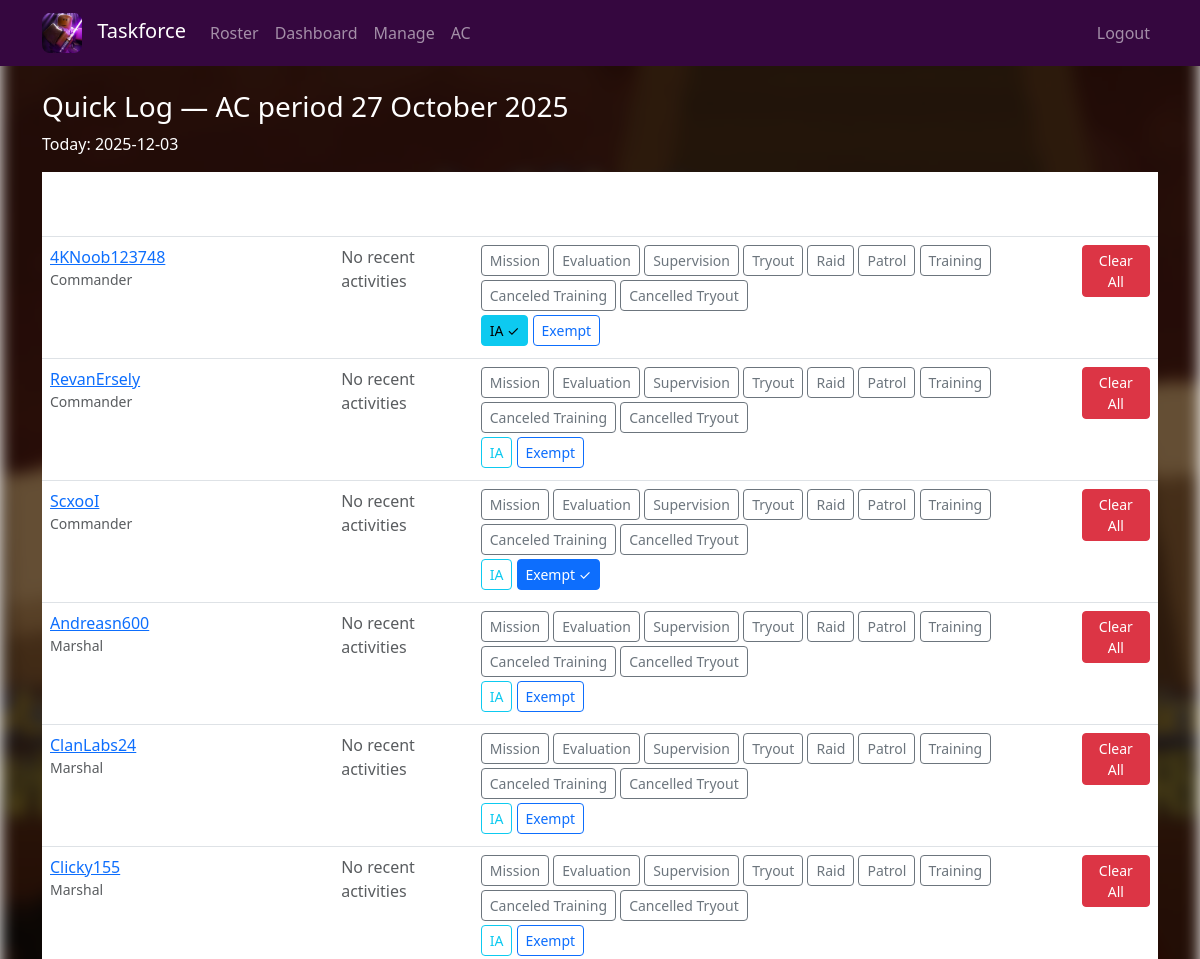
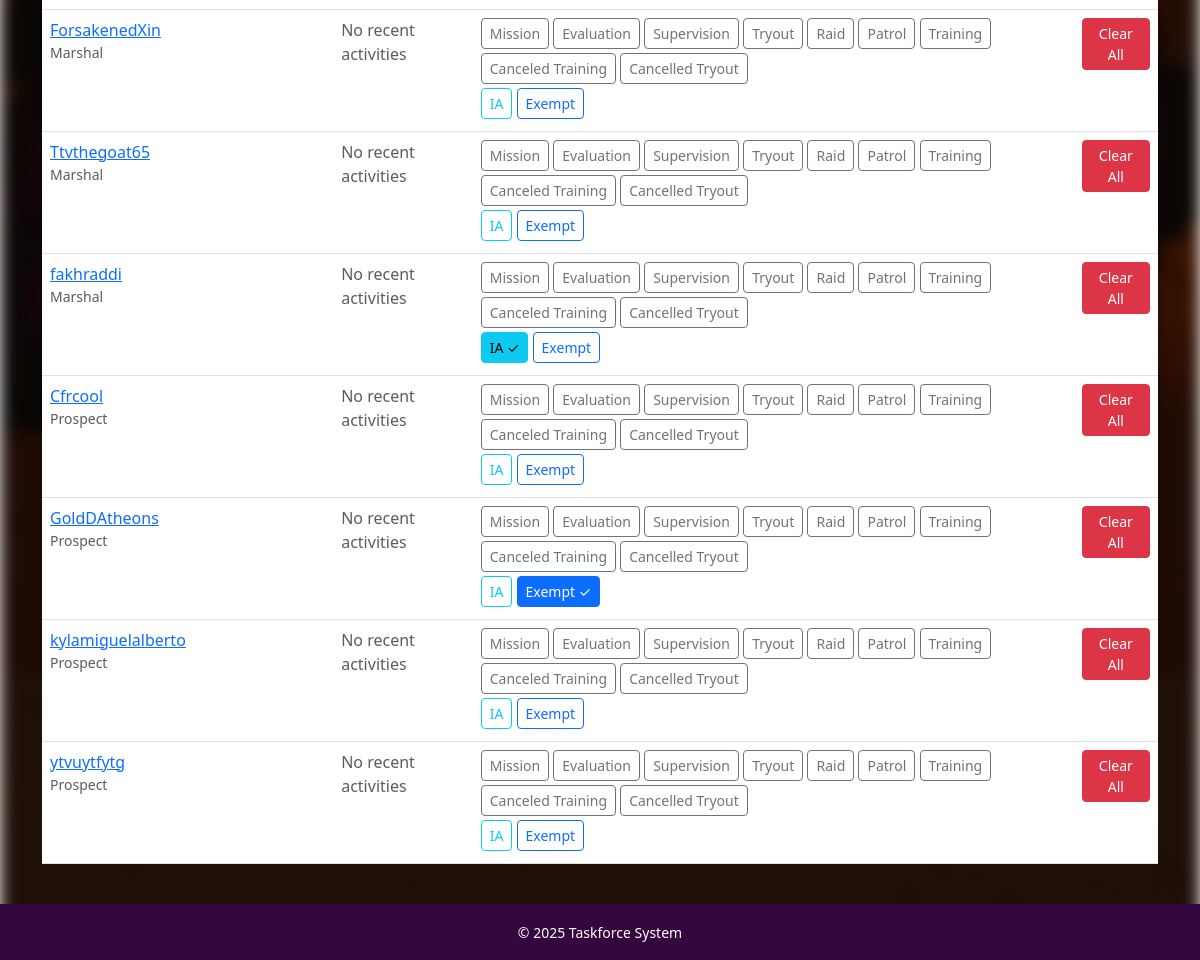
The app's page /ac/quick_log (signed in), older data (2 pictures, top to bottom).
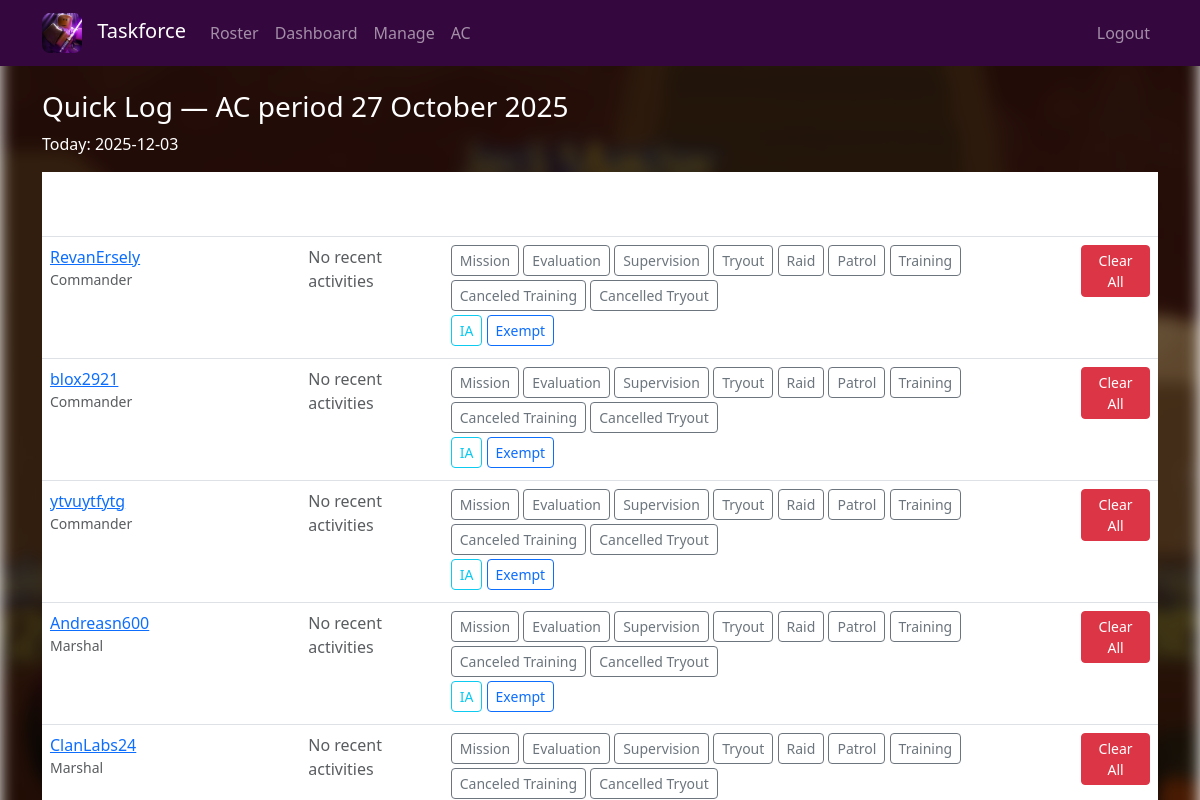
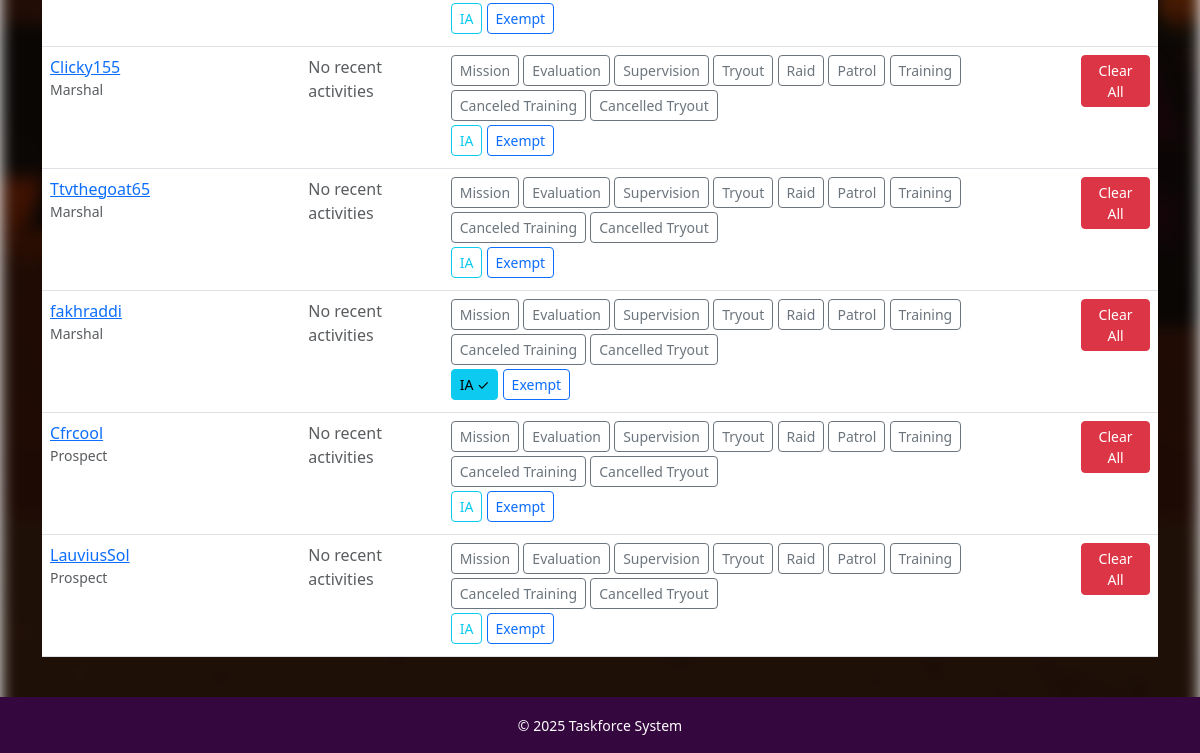
The same page, newer data (2 pictures, top to bottom).
### database/ac_models.py (models this page shows, shortened)
class ACPeriod(db.Model):
    __tablename__ = 'ac_periods'
    id = db.Column(db.Integer, primary_key=True)
    period_name = db.Column(db.String(100), nullable=False)
    start_date = db.Column(db.DateTime, nullable=False)
    end_date = db.Column(db.DateTime, nullable=False)
    is_active = db.Column(db.Boolean, default=True)
    is_finalized = db.Column(db.Boolean, default=False)
    created_date = db.Column(db.DateTime, default=datetime.utcnow)
    activity_entries = db.relationship('ActivityEntry', backref='ac_period', lazy=True)
    inactivity_notices = db.relationship('InactivityNotice', backref='ac_period', lazy=True)
    exemptions = db.relationship('ACExemption', backref='ac_period', lazy=True)

### database/models.py (models this page shows, shortened)
class Member(db.Model):
    __tablename__ = 'members'
    id = db.Column(db.Integer, primary_key=True)
    discord_username = db.Column(db.String(100), nullable=False, unique=True)
    discord_id = db.Column(db.String(50), nullable=True, unique=True)
    roblox_username = db.Column(db.String(100), nullable=True)
    roblox_id = db.Column(db.String(50), nullable=True)
    current_rank = db.Column(db.String(100), nullable=False, default='Aspirant')
    join_date = db.Column(db.DateTime, nullable=False, default=datetime.utcnow)
    last_updated = db.Column(db.DateTime, nullable=False, default=datetime.utcnow)
    is_active = db.Column(db.Boolean, default=True)
    activities = db.relationship('ActivityLog', backref='member', lazy=True, cascade='all, delete-orphan')
    promotions = db.relationship('PromotionLog', backref='member', lazy=True, cascade='all, delete-orphan')

### app.py (the view)
@app.route('/ac/quick_log', methods=['GET'])
@staff_required
def quick_log():
    current_period = ACPeriod.query.filter_by(is_active=True).first()
    if not current_period:
        flash('No active AC period. Please create one first.', 'error')
        return redirect(url_for('ac_dashboard'))
    members_with_quota = _members_with_quota_query().all()
    member_activities = {}
    member_activity_counts = {}
    member_ia_status = {}
    member_exempt_status = {}
    for member in members_with_quota:
        recent = ActivityEntry.query.filter_by(
            member_id=member.id,
            ac_period_id=current_period.id
        ).order_by(ActivityEntry.activity_date.desc()).limit(3).all()
        member_activities[member.id] = recent
        counts = db.session.query(
            ActivityEntry.activity_type,
            db.func.count(ActivityEntry.id)
        ).filter_by(
            member_id=member.id,
            ac_period_id=current_period.id
        ).group_by(ActivityEntry.activity_type).all()
        member_activity_counts[member.id] = dict(counts)
        ia_notice = InactivityNotice.query.filter_by(
            member_id=member.id,
            ac_period_id=current_period.id
        ).first()
        member_ia_status[member.id] = bool(ia_notice)
        exemption = ACExemption.query.filter_by(
            member_id=member.id,
            ac_period_id=current_period.id
        ).first()
        member_exempt_status[member.id] = bool(exemption)
    return render_template('ac/ac_quick_log.html',
                         members=members_with_quota,
                         activity_types=ACTIVITY_TYPES,
                         current_period=current_period,
                         today=datetime.utcnow().strftime('%Y-%m-%d'),
                         member_activities=member_activities,
                         member_activity_counts=member_activity_counts,
                         member_ia_status=member_ia_status,
                         member_exempt_status=member_exempt_status)

### app.py (called while the page is built)
def _members_with_quota_query():
    excluded = {'general', 'chief general'}
    allowed = [r.lower() for r, q in AC_QUOTAS.items() if q and q > 0 and r.lower() not in excluded]
    return Member.query.filter(
        Member.is_active == True,
        func.lower(Member.current_rank).in_(allowed)
    ).order_by(func.lower(Member.current_rank), Member.discord_username)

### utils/auth.py (called while the page is built, shortened)
def is_staff():
    return bool(session.get('is_staff', False))

def staff_required(f):
    @wraps(f)
    def decorated_function(*args, **kwargs):
        return f(*args, **kwargs)
    return decorated_function

### templates/ac/ac_quick_log.html (shortened to what this page needs)
{% extends "base.html" %}
{% block content %}
<h3 style="color: white;">Quick Log — {{ current_period.period_name if current_period else '' }}</h3>
<p style="color: white;">Today: {{ today }}</p>
<table class="table">
  <thead>
    <tr>
      <th style="color: white;">Member</th>
      <th style="color: white;">Activity Summary</th>
      <th style="color: white;">Recent Activities</th>
      <th style="color: white;">Quick Actions</th>
      <th style="color: white;">Actions</th>
    </tr>
  </thead>
  <tbody>
    {% for m in members %}
    {% set recent = member_activities.get(m.id, []) %}
    {% set counts = member_activity_counts.get(m.id, {}) %}
    <tr id="member-row-{{ m.id }}">
      <td>
        <a href="{{ url_for('ac_member_detail', member_id=m.id) }}">{{ m.discord_username }}</a>
        <div class="text-muted small">{{ m.current_rank }}</div>
      </td>
      <td>
      </td>
      <td style="max-width: 300px">
        {% if recent %}
        {% for activity in recent %}
        <div class="d-flex justify-content-between align-items-center mb-1">
          <span>{{ activity.activity_date.strftime('%Y-%m-%d') }} — {{ activity.activity_type }} ({{ activity.points
            }})</span>
          <form method="post" action="{{ url_for('delete_ac_activity', activity_id=activity.id) }}" class="d-inline"
            onsubmit="return confirm('Delete this activity?');">
            <button type="submit" class="btn btn-sm btn-outline-danger">
              <i class="fas fa-times"></i>
            </button>
          </form>
        </div>
        {% endfor %}
        {% else %}
        <span class="text-muted">No recent activities</span>
        {% endif %}
      </td>
      <td>
        {% for t in activity_types %}
        <button class="btn btn-sm btn-outline-secondary quick-log-btn mb-1" data-member="{{ m.id }}"
          data-activity="{{ t }}">{{ t }}</button>
        {% endfor %}
        <br>
        <button
          class="btn btn-sm {% if member_ia_status.get(m.id, False) %}btn-info{% else %}btn-outline-info{% endif %} quick-log-ia-btn mb-1"
          data-member="{{ m.id }}">{% if member_ia_status.get(m.id, False) %}IA ✓{% else %}IA{% endif %}</button>
        <button
          class="btn btn-sm {% if member_exempt_status.get(m.id, False) %}btn-primary{% else %}btn-outline-primary{% endif %} quick-log-exempt-btn mb-1"
          data-member="{{ m.id }}">{% if member_exempt_status.get(m.id, False) %}Exempt ✓{% else %}Exempt{% endif
          %}</button>
      </td>
      <td>
        {% if is_staff %}
        <form method="post" action="{{ url_for('clear_member_activities', member_id=m.id) }}" class="d-inline"
          onsubmit="return confirm('Clear all activities for {{ m.discord_username }} in this period?');">
          <button type="submit" class="btn btn-sm btn-danger">Clear All</button>
        </form>
        {% endif %}
      </td>
    </tr>
    {% endfor %}
  </tbody>
</table>
{% endblock %}

### templates/base.html (shortened to what this page needs)
<!doctype html>
<html lang="en">
<head>
  <link href="https://cdn.jsdelivr.net/npm/bootstrap@5.3.2/dist/css/bootstrap.min.css" rel="stylesheet">
  <link href="{{ url_for('static', filename='css/style.css') }}" rel="stylesheet">
</head>
<body class="d-flex flex-column min-vh-100">
  <nav class="navbar navbar-expand-lg navbar-dark bg-custom-purple">
    <div class="container">
      <a class="navbar-brand" href="{{ url_for('public_roster') }}">
        <img src="{{ url_for('static', filename='img/TaskLogo.jpeg') }}" alt="Taskforce Logo" class="navbar-logo">
        Taskforce
      </a>
      <div class="collapse navbar-collapse">
        <ul class="navbar-nav me-auto">
          <li class="nav-item"><a class="nav-link" href="{{ url_for('public_roster') }}">Roster</a></li>
          {% if is_staff %}
          <li class="nav-item"><a class="nav-link" href="{{ url_for('dashboard') }}">Dashboard</a></li>
          <li class="nav-item"><a class="nav-link" href="{{ url_for('members') }}">Manage</a></li>
          <li class="nav-item"><a class="nav-link" href="{{ url_for('ac_dashboard') }}">AC</a></li>
          {% endif %}
        </ul>
        <ul class="navbar-nav">
          {% if is_staff %}
          <li class="nav-item"><a class="nav-link" href="{{ url_for('staff_logout') }}">Logout</a></li>
          {% else %}
          <li class="nav-item"><a class="nav-link" href="{{ url_for('staff_login') }}">Staff Login</a></li>
          {% endif %}
        </ul>
      </div>
    </div>
  </nav>
  <div class="container my-4">
    {% block content %}{% endblock %}
  </div>
  <footer class="bg-custom-purple text-center">
    <div class="container">
      <small>&copy; 2025 Taskforce System</small>
    </div>
  </footer>
</body>
</html>

### static/css/style.css (style rules this page uses)
.bg-custom-purple { background-color: #35073F !important; }
footer { margin-top: auto; padding: 1rem 0; color: white; }
.navbar-logo { height: 40px; width: auto; border-radius: 8px; margin-right: 10px; }
body::before { content: ""; position: fixed; top: 0; left: 0; width: 100%; height: 100%; background-image: url('../img/background.png'); background-size: cover; background-position: center; filter: blur(8px) brightness(0.4); z-index: -1; }

Row changes from the older to the newer data that the page shows:
no longer on this page (row edited): Member: discord_username "4KNoob123748", current_rank "Commander", activity_types "Mission" "Evaluation" "Supervision" "Tryout" "Raid" "Patrol" "Training" "Canceled Training" "Cancelled Tryout", shows "IA ✓", shows "Exempt"
no longer on this page (row edited): Member: discord_username "ScxooI", current_rank "Commander", activity_types "Mission" "Evaluation" "Supervision" "Tryout" "Raid" "Patrol" "Training" "Canceled Training" "Cancelled Tryout", shows "IA", shows "Exempt ✓"
no longer on this page (row edited): Member: discord_username "ForsakenedXin", current_rank "Marshal", activity_types "Mission" "Evaluation" "Supervision" "Tryout" "Raid" "Patrol" "Training" "Canceled Training" "Cancelled Tryout", shows "IA", shows "Exempt"
no longer on this page (row edited): Member: discord_username "GoldDAtheons", current_rank "Prospect", activity_types "Mission" "Evaluation" "Supervision" "Tryout" "Raid" "Patrol" "Training" "Canceled Training" "Cancelled Tryout", shows "IA", shows "Exempt ✓"
no longer on this page (row edited): Member: discord_username "kylamiguelalberto", current_rank "Prospect", activity_types "Mission" "Evaluation" "Supervision" "Tryout" "Raid" "Patrol" "Training" "Canceled Training" "Cancelled Tryout", shows "IA", shows "Exempt"
now on this page (row edited): Member: discord_username "blox2921", current_rank "Commander", activity_types "Mission" "Evaluation" "Supervision" "Tryout" "Raid" "Patrol" "Training" "Canceled Training" "Cancelled Tryout", shows "IA", shows "Exempt"
changed Member "ytvuytfytg": current_rank "Prospect" → "Commander"; moves up the list
added Member: discord_username "LauviusSol", current_rank "Prospect", activity_types "Mission" "Evaluation" "Supervision" "Tryout" "Raid" "Patrol" "Training" "Canceled Training" "Cancelled Tryout", shows "IA", shows "Exempt"
